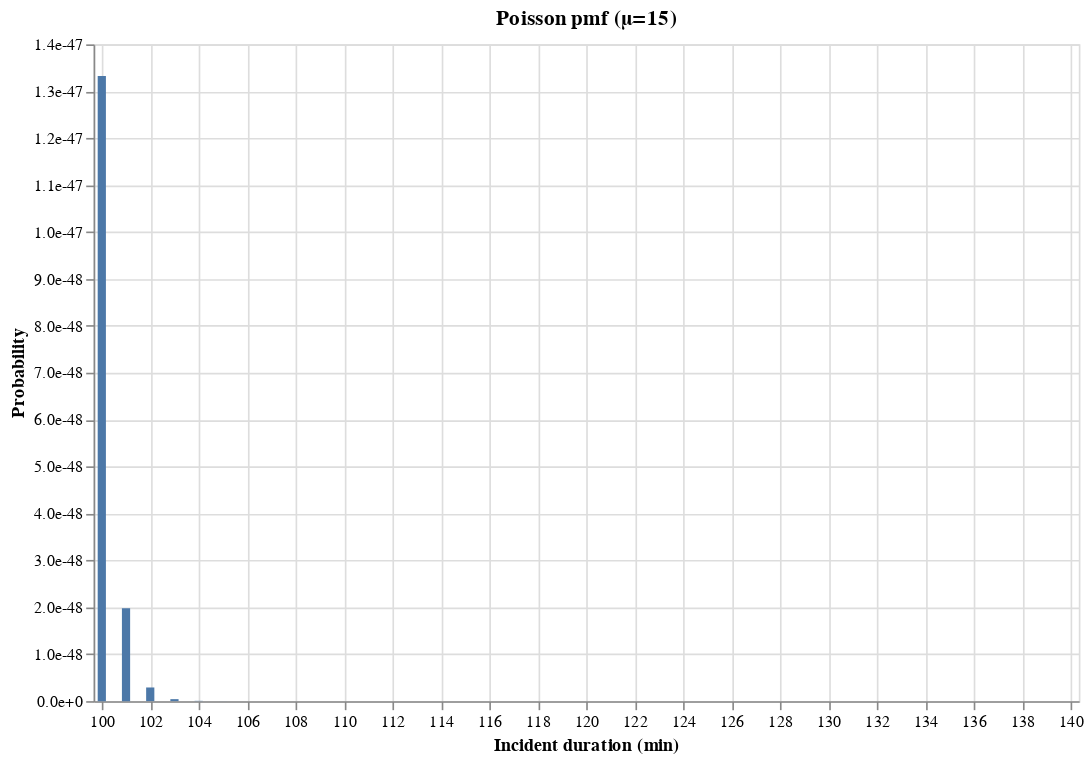

The notebook cell this image was saved under:
### Code cell
xmin = 100
xmax = 140
ymin = 0
ymax = 5.5e-5

alt.Chart(df_pf).mark_bar().encode(
    x=alt.X(
        'x', 
        title="Incident duration (min)", 
        scale=alt.Scale(domain=(xmin, xmax))
    ),
    y=alt.Y(
        'poisson', 
        title='Probability',
        axis=alt.Axis(format=".1e")
    )
).transform_filter(
    alt.FieldRangePredicate(
        field='x',
        range = [xmin, xmax]
    )
).properties(
    title='Poisson pmf (μ=15)',
    width=width,
    height=height
)

### Figure 1 — Vega-Lite specification as saved in the notebook (floating-point values rounded to 4 significant figures; data arrays with more than 128 entries replaced by an {"elided": "..."} marker saying what was removed)
{"config": {"view": {"continuousWidth": 300, "continuousHeight": 300}}, "data": {"name": "data-6d7b39a3cc66dd15e755921709e887fd"}, "mark": {"type": "bar"}, "encoding": {"x": {"field": "x", "scale": {"domain": [100, 140]}, "title": "Incident duration (min)", "type": "quantitative"}, "y": {"axis": {"format": ".1e"}, "field": "poisson", "title": "Probability", "type": "quantitative"}}, "height": 400, "title": "Poisson pmf (μ=15)", "transform": [{"filter": {"field": "x", "range": [100, 140]}}], "width": 600, "$schema": "https://vega.github.io/schema/vega-lite/v5.20.1.json", "datasets": {"data-6d7b39a3cc66dd15e755921709e887fd": {"elided": "479 records"}}}
